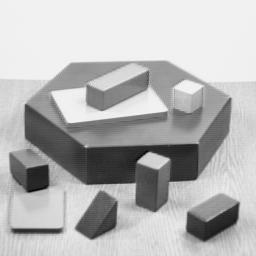
#> input picture 04-边缘检测/blox.jpg, 256 x 256 px
$ python edges.py
#> lines starting #> are read from the running program, lines starting #| are printed output that depends on the picture
#!/usr/bin/env python3
# encoding:utf-8


import cv2 as cv
import numpy as np


def main():

    # 读入图像
    im = cv.imread('blox.jpg')
#> im is the input picture: shape (256, 256, 3); min 0, max 252, mean 182.8
    # 将图像转为灰度图
    im_grey = cv.cvtColor(im, cv.COLOR_BGR2GRAY)

    # Sobel边缘检测。注意输出图像的数据类型
    im_sobel_x = cv.Sobel(im_grey, cv.CV_16S, 1, 0, 3)
    im_sobel_y = cv.Sobel(im_grey, cv.CV_16S, 0, 1, 3)
    im_sobel_x = cv.convertScaleAbs(im_sobel_x)
    im_sobel_y = cv.convertScaleAbs(im_sobel_y)
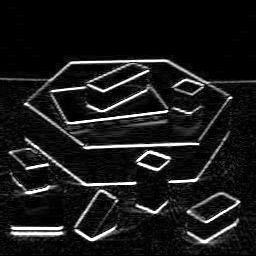
#> im_sobel_y: shape (256, 256); min 0, max 255, mean 25.6
    # 合并x方向和y方向的边缘
    im_sobel = cv.addWeighted(im_sobel_x, 0.5, im_sobel_y, 0.5, 0)
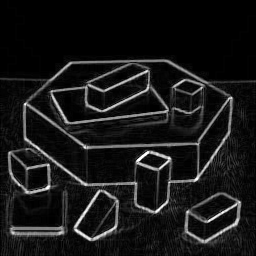
#> im_sobel: shape (256, 256); min 0, max 255, mean 23.4

    # Scharr边缘检测。注意输出图像的数据类型
    im_scharr_x = cv.Scharr(im_grey, cv.CV_16S, 1, 0, 3)
    im_scharr_y = cv.Scharr(im_grey, cv.CV_16S, 0, 1, 3)
    im_scharr_x = cv.convertScaleAbs(im_scharr_x)
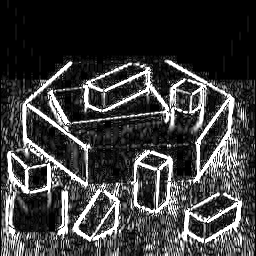
#> im_scharr_x: shape (256, 256); min 0, max 255, mean 60.2
    im_scharr_y = cv.convertScaleAbs(im_scharr_y)
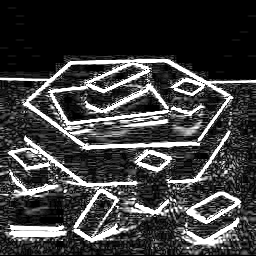
#> im_scharr_y: shape (256, 256); min 0, max 255, mean 61.9
    # 合并x方向和y方向的边缘
    im_scharr = cv.addWeighted(im_scharr_x, 0.5, im_scharr_y, 0.5, 0)
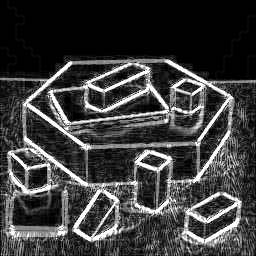
#> im_scharr: shape (256, 256); min 0, max 255, mean 61.1

    # Laplacian边缘检测。注意输出图像的数据类型
    im_laplacian_1  = cv.Laplacian(im_grey, cv.CV_32F)
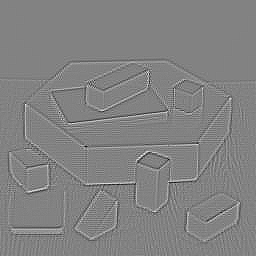
#> im_laplacian_1: shape (256, 256) float32; min -150, max 143, mean 0; drawn with min black and max white
    # 设置卷积核大小
    im_laplacian_3 = cv.Laplacian(im_grey, cv.CV_32F, 7)
    im_laplacian_1 = cv.convertScaleAbs(im_laplacian_1)
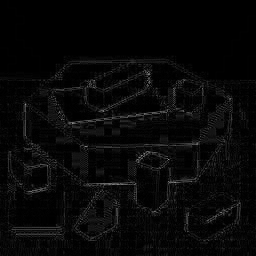
#> im_laplacian_1: shape (256, 256); min 0, max 150, mean 7.9
    im_laplacian_3 = cv.convertScaleAbs(im_laplacian_3)

    cv.imshow('blox.jpg', im)
    cv.imshow('blox_sobel_x.jpg', im_sobel_x)
    cv.imshow('blox_sobel_y.jpg', im_sobel_y)
    cv.imshow('blox_sobel.jpg', im_sobel)
    cv.imshow('blox_scharr.jpg', im_scharr)
    cv.imshow('blox_laplacian1.jpg', im_laplacian_1)
    cv.imshow('blox_laplacian3.jpg', im_laplacian_3)
    cv.waitKey()
    cv.destroyAllWindows()


if __name__ == '__main__':
    main()

$ run again, with 04-边缘检测/building.jpg copied over 04-边缘检测/blox.jpg
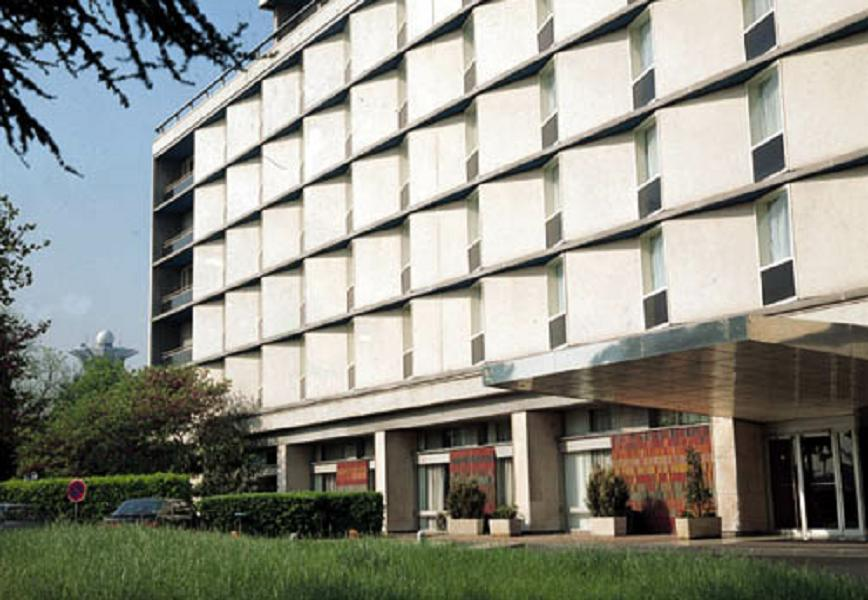
#> input picture 04-边缘检测/building.jpg, 868 x 600 px
#> in main, im is the input picture: shape (600, 868, 3); mean B, G, R 133.7, 143.6, 142.9
#> in main, `im_scharr = cv.addWeighted(im_scharr_x, 0.5, im_scharr_y, 0.5, 0)`:
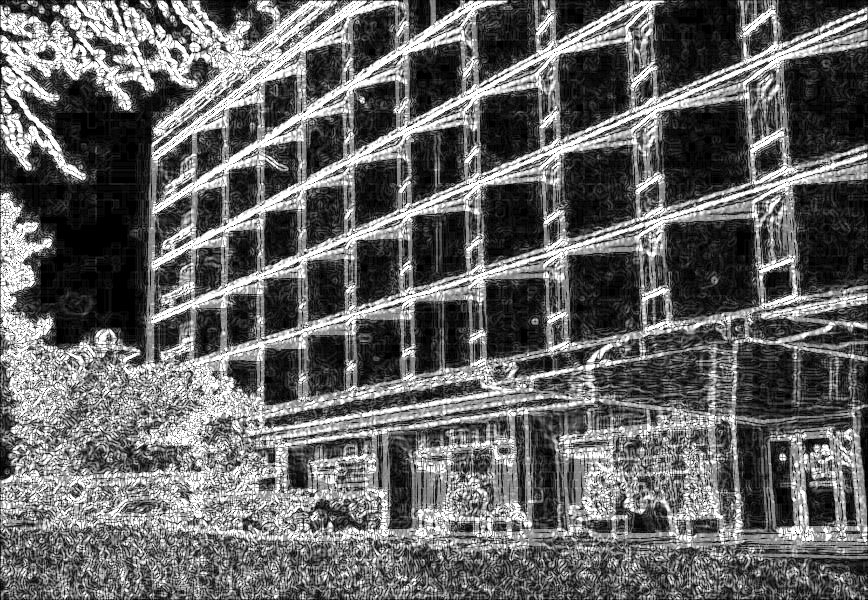
#> im_scharr: shape (600, 868); min 0, max 255, mean 102
#> in main, `im_laplacian_1 = cv.convertScaleAbs(im_laplacian_1)`:
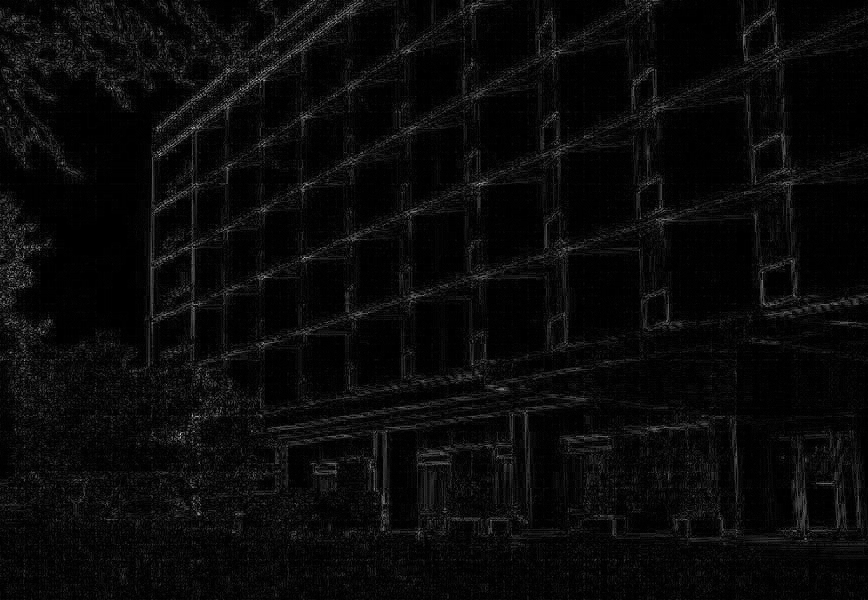
#> im_laplacian_1: shape (600, 868); min 0, max 218, mean 9.9
